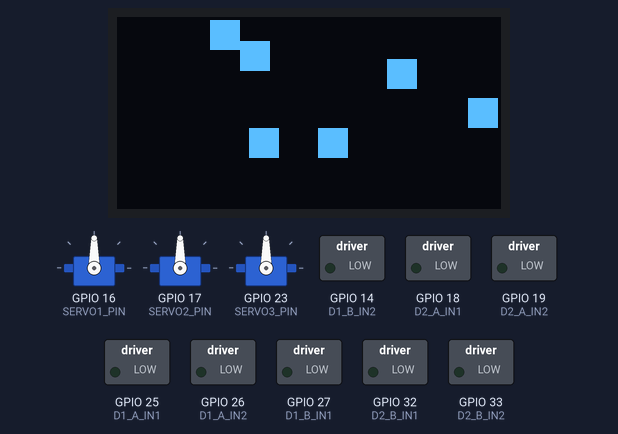
Recording of a sketch running on a simulated ESP32. Shown: 3 × servo, 128×64 one-colour display, switched loads named in the sketch (green lamp = pin HIGH). Random numbers use the default seed unless the sketch sets one; what the sketch prints to the serial monitor is not drawn.

Above: at 0.49 s.
At 3.52 s:
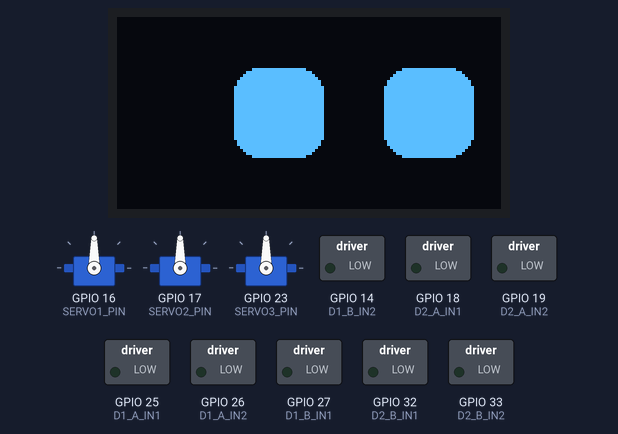
At 9.01 s:
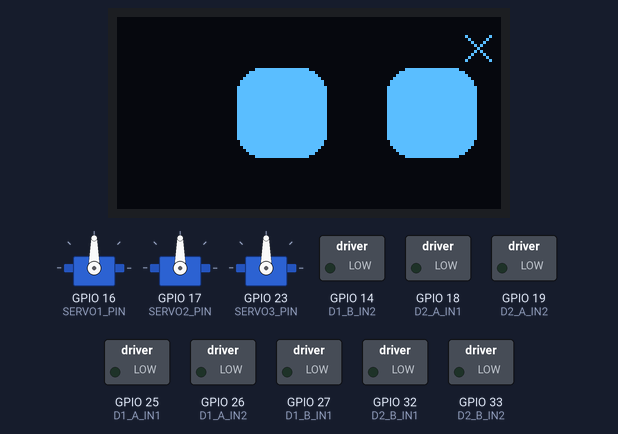
At 17.37 s:
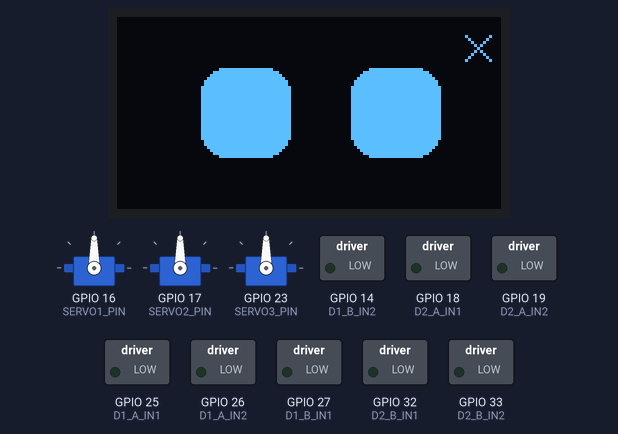
At 24.37 s:
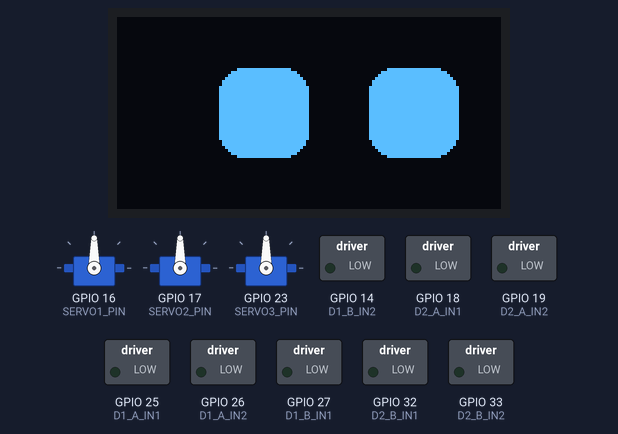
At 34.79 s:
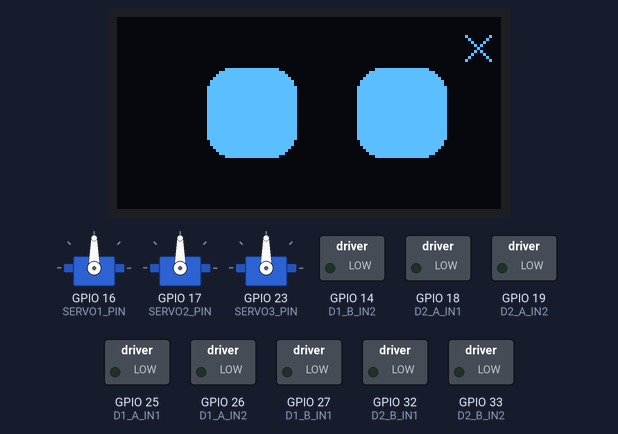

Measured:
- what the display in image 2 shows lasts 0.5 s, from 8.8 s to 9.3 s

The sketch:

RC_Final.ino
```cpp
#include <Arduino.h>
#include <WiFi.h>
#include <WebSocketsServer.h>
#include <ArduinoJson.h>
#include <Wire.h>
#include <Adafruit_GFX.h>
#include <Adafruit_SSD1306.h>
#include <ESP32Servo.h>

/* =========================
   WiFi Access Point
   ========================= */
const char *ssid = "RC car";
const char *password = "12345678";

WebSocketsServer webSocket(81);

/* =========================
   OLED Display
   ========================= */
#define SCREEN_WIDTH 128
#define SCREEN_HEIGHT 64
Adafruit_SSD1306 display(SCREEN_WIDTH, SCREEN_HEIGHT, &Wire, -1);

/* =========================
   Motor Pins
   ========================= */
// Driver 1
#define D1_A_IN1 25
#define D1_A_IN2 26
#define D1_B_IN1 27
#define D1_B_IN2 14

// Driver 2
#define D2_A_IN1 18
#define D2_A_IN2 19
#define D2_B_IN1 32
#define D2_B_IN2 33

/* =========================
   Servo Pins
   ========================= */
#define SERVO1_PIN 16
#define SERVO2_PIN 17
#define SERVO3_PIN 23

Servo servo1;
Servo servo2;
Servo servo3;

// Default centre position for all servos (degrees)
int servo1Pos = 90;
int servo2Pos = 90;
int servo3Pos = 90;

/* =========================
   Ramping
   ========================= */
#define RAMP_STEP 5
#define LOOP_DELAY 5

int targetLeft  = 0;
int targetRight = 0;
int currentLeft  = 0;
int currentRight = 0;

/* =========================
   Eye Animation Variables
   ========================= */
float eyeOffset = 0;
float eyeTarget = 0;
unsigned long lastEyeMove = 0;

bool blinking = false;
int blinkLevel = 0;
unsigned long lastBlinkTime = 0;

bool startupDone = false;
unsigned long lastStartupFrame = 0;
int startupBlocks = 0;

/* =========================
   WiFi Animation Variables
   ========================= */
int wifiClients = 0;
int wifiAnimFrame = 0;
unsigned long lastWifiCheck = 0;
unsigned long lastWifiAnim  = 0;
bool wifiPulse = false;
unsigned long wifiPulseStart = 0;

/* =========================
   Motor Control
   ========================= */
void setMotorA(int speed) {
  if (speed > 0) {
    digitalWrite(D1_A_IN1, HIGH); digitalWrite(D1_A_IN2, LOW);
    digitalWrite(D2_A_IN1, HIGH); digitalWrite(D2_A_IN2, LOW);
  } else if (speed < 0) {
    digitalWrite(D1_A_IN1, LOW);  digitalWrite(D1_A_IN2, HIGH);
    digitalWrite(D2_A_IN1, LOW);  digitalWrite(D2_A_IN2, HIGH);
  } else {
    digitalWrite(D1_A_IN1, LOW);  digitalWrite(D1_A_IN2, LOW);
    digitalWrite(D2_A_IN1, LOW);  digitalWrite(D2_A_IN2, LOW);
  }
}

void setMotorB(int speed) {
  if (speed > 0) {
    digitalWrite(D1_B_IN1, HIGH); digitalWrite(D1_B_IN2, LOW);
    digitalWrite(D2_B_IN1, HIGH); digitalWrite(D2_B_IN2, LOW);
  } else if (speed < 0) {
    digitalWrite(D1_B_IN1, LOW);  digitalWrite(D1_B_IN2, HIGH);
    digitalWrite(D2_B_IN1, LOW);  digitalWrite(D2_B_IN2, HIGH);
  } else {
    digitalWrite(D1_B_IN1, LOW);  digitalWrite(D1_B_IN2, LOW);
    digitalWrite(D2_B_IN1, LOW);  digitalWrite(D2_B_IN2, LOW);
  }
}

int ramp(int current, int target) {
  if (current < target) {
    current += RAMP_STEP;
    if (current > target) current = target;
  } else if (current > target) {
    current -= RAMP_STEP;
    if (current < target) current = target;
  }
  return current;
}

/* =========================
   WiFi Icon
   ========================= */
void drawWiFiIcon() {
  if (millis() - lastWifiCheck > 500) {
    lastWifiCheck = millis();
    int newCount = WiFi.softAPgetStationNum();
    if (newCount != wifiClients) {
      wifiPulse = true;
      wifiPulseStart = millis();
    }
    wifiClients = newCount;
  }

  if (millis() - lastWifiAnim > 150) {
    lastWifiAnim = millis();
    wifiAnimFrame++;
    if (wifiAnimFrame > 3) wifiAnimFrame = 0;
  }

  int x = 120, y = 10;

  if (wifiClients == 0) {
    if (wifiAnimFrame % 2 == 0) {
      display.drawLine(x-4, y-4, x+4, y+4, SSD1306_WHITE);
      display.drawLine(x+4, y-4, x-4, y+4, SSD1306_WHITE);
    }
  } else {
    if (wifiAnimFrame >= 1) display.drawCircle(x, y, 2, SSD1306_WHITE);
    if (wifiAnimFrame >= 2) display.drawCircle(x, y, 4, SSD1306_WHITE);
    if (wifiAnimFrame >= 3) display.drawCircle(x, y, 6, SSD1306_WHITE);
  }

  if (wifiPulse) {
    display.drawCircle(x, y, 8, SSD1306_WHITE);
    if (millis() - wifiPulseStart > 400) wifiPulse = false;
  }
}

/* =========================
   Eyes + Blink
   ========================= */
void updateEyes() {
  if (!startupDone) return;

  if (millis() - lastEyeMove > 20) {
    lastEyeMove = millis();
    if (abs(eyeOffset - eyeTarget) < 1) {
      // Clamped to ±10 to prevent eye overflow off screen edges
      eyeTarget = random(-10, 10);
    }
    eyeOffset += (eyeTarget - eyeOffset) * 0.05;
  }

  if (millis() - lastBlinkTime > random(3000, 6000)) {
    blinking = true;
    lastBlinkTime = millis();
  }

  if (blinking) {
    blinkLevel += 3;
    if (blinkLevel > 30) {
      blinkLevel = 0;
      blinking = false;
    }
  }

  display.clearDisplay();

  int eyeWidth  = 30;
  int eyeHeight = 30 - blinkLevel;
  int baseY     = 17 + blinkLevel / 2;
  int leftX     = 34 + (int)eyeOffset;
  int rightX    = 84 + (int)eyeOffset;

  display.fillRoundRect(leftX,  baseY, eyeWidth, eyeHeight, 8, SSD1306_WHITE);
  display.fillRoundRect(rightX, baseY, eyeWidth, eyeHeight, 8, SSD1306_WHITE);

  drawWiFiIcon();
  display.display();
}

/* =========================
   Startup Animation
   (millis-based — no delay)
   ========================= */
void startupAnimation() {
  if (startupDone) return;

  if (millis() - lastStartupFrame < 40) return;
  lastStartupFrame = millis();

  display.clearDisplay();

  for (int i = 0; i < startupBlocks; i++) {
    int x = random(0, SCREEN_WIDTH  - 10);
    int y = random(0, SCREEN_HEIGHT - 10);
    display.fillRect(x, y, 10, 10, SSD1306_WHITE);
  }

  display.display();
  startupBlocks++;

  if (startupBlocks > 40) {
    startupDone = true;
    display.clearDisplay();
    display.display();
  }
}

/* =========================
   WebSocket Control
   ========================= */
void webSocketEvent(uint8_t num, WStype_t type,
                    uint8_t *payload, size_t length) {

  // Zero motors on disconnect (dead-man's switch)
  if (type == WStype_DISCONNECTED) {
    targetLeft  = 0;
    targetRight = 0;
    return;
  }

  if (type != WStype_TEXT) return;

  // Increased doc size to hold servo fields
  StaticJsonDocument<300> doc;
  if (deserializeJson(doc, payload)) return;

  // --- Motors ---
  float x     = doc["x"]     | 0.0f;
  float y     = doc["y"]     | 0.0f;
  int   speed = doc["speed"] | 0;

  targetLeft  = constrain((int)((y + x) * speed), -255, 255);
  targetRight = constrain((int)((y - x) * speed), -255, 255);

  // --- Servos (0-180 degrees, default 90 if key absent) ---
  if (doc.containsKey("s1")) servo1Pos = constrain((int)doc["s1"], 0, 180);
  if (doc.containsKey("s2")) servo2Pos = constrain((int)doc["s2"], 0, 180);
  if (doc.containsKey("s3")) servo3Pos = constrain((int)doc["s3"], 0, 180);

  servo1.write(servo1Pos);
  servo2.write(servo2Pos);
  servo3.write(servo3Pos);
}

/* =========================
   Setup
   ========================= */
void setup() {
  Serial.begin(115200);
  randomSeed(esp_random());   // Proper random seed on ESP32

  // Motor pins
  pinMode(D1_A_IN1, OUTPUT); pinMode(D1_A_IN2, OUTPUT);
  pinMode(D1_B_IN1, OUTPUT); pinMode(D1_B_IN2, OUTPUT);
  pinMode(D2_A_IN1, OUTPUT); pinMode(D2_A_IN2, OUTPUT);
  pinMode(D2_B_IN1, OUTPUT); pinMode(D2_B_IN2, OUTPUT);

  // Servos — ESP32Servo allocates its own PWM timers
  ESP32PWM::allocateTimer(0);
  ESP32PWM::allocateTimer(1);
  ESP32PWM::allocateTimer(2);

  servo1.setPeriodHertz(50);
  servo2.setPeriodHertz(50);
  servo3.setPeriodHertz(50);

  servo1.attach(SERVO1_PIN, 500, 2400);  // min/max pulse width µs for MG90
  servo2.attach(SERVO2_PIN, 500, 2400);
  servo3.attach(SERVO3_PIN, 500, 2400);

  // Centre all servos on boot
  servo1.write(90);
  servo2.write(90);
  servo3.write(90);

  // OLED
  Wire.begin(21, 22);
  if (!display.begin(SSD1306_SWITCHCAPVCC, 0x3C)) {
    Serial.println("SSD1306 init failed");
    while (true);
  }

  // WiFi AP
  WiFi.mode(WIFI_AP);
  WiFi.softAP(ssid, password);
  Serial.print("AP IP: ");
  Serial.println(WiFi.softAPIP());

  webSocket.begin();
  webSocket.onEvent(webSocketEvent);
}

/* =========================
   Loop
   ========================= */
void loop() {
  webSocket.loop();

  currentLeft  = ramp(currentLeft,  targetLeft);
  currentRight = ramp(currentRight, targetRight);

  setMotorA(currentLeft);
  setMotorB(currentRight);

  startupAnimation();
  updateEyes();

  delay(LOOP_DELAY);
}
```
